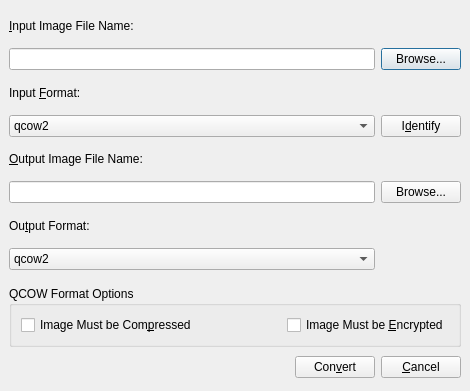
<ui version="4.0" >
 <author>Andrey Rijov</author>
 <class>Convert_HDD_Image_Window</class>
 <widget class="QDialog" name="Convert_HDD_Image_Window" >
  <property name="geometry" >
   <rect>
    <x>0</x>
    <y>0</y>
    <width>470</width>
    <height>391</height>
   </rect>
  </property>
  <property name="windowTitle" >
   <string>Convert HDD Image</string>
  </property>
  <property name="windowIcon" >
   <iconset resource="images.qrc" >
    <normaloff>:/hdd.png</normaloff>:/hdd.png</iconset>
  </property>
  <layout class="QGridLayout" name="gridLayout" >
   <item row="0" column="0" >
    <widget class="QLabel" name="Label_Base_File_Name" >
     <property name="text" >
      <string>&amp;Input Image File Name:</string>
     </property>
     <property name="buddy" >
      <cstring>Edit_Base_File_Name</cstring>
     </property>
    </widget>
   </item>
   <item row="1" column="0" >
    <widget class="QLineEdit" name="Edit_Base_File_Name" />
   </item>
   <item row="1" column="1" >
    <widget class="QPushButton" name="Button_Browse_Base" >
     <property name="text" >
      <string>Browse...</string>
     </property>
    </widget>
   </item>
   <item row="2" column="0" >
    <widget class="QLabel" name="Label_Input_Format" >
     <property name="text" >
      <string>Input &amp;Format:</string>
     </property>
     <property name="buddy" >
      <cstring>CB_Input_Format</cstring>
     </property>
    </widget>
   </item>
   <item row="3" column="0" >
    <widget class="QComboBox" name="CB_Input_Format" >
     <property name="maxCount" >
      <number>32</number>
     </property>
     <item>
      <property name="text" >
       <string>qcow2</string>
      </property>
     </item>
     <item>
      <property name="text" >
       <string>qcow</string>
      </property>
     </item>
     <item>
      <property name="text" >
       <string>vmdk</string>
      </property>
     </item>
     <item>
      <property name="text" >
       <string>cow</string>
      </property>
     </item>
     <item>
      <property name="text" >
       <string>raw</string>
      </property>
     </item>
     <item>
      <property name="text" >
       <string>cloop</string>
      </property>
     </item>
    </widget>
   </item>
   <item row="3" column="1" >
    <widget class="QPushButton" name="Button_Identify" >
     <property name="text" >
      <string>I&amp;dentify</string>
     </property>
    </widget>
   </item>
   <item row="4" column="0" >
    <widget class="QLabel" name="Label_Output_File_Name" >
     <property name="text" >
      <string>&amp;Output Image File Name:</string>
     </property>
     <property name="buddy" >
      <cstring>Edit_Output_File_Name</cstring>
     </property>
    </widget>
   </item>
   <item row="5" column="0" >
    <widget class="QLineEdit" name="Edit_Output_File_Name" />
   </item>
   <item row="5" column="1" >
    <widget class="QPushButton" name="Button_Browse_Output" >
     <property name="text" >
      <string>Browse...</string>
     </property>
    </widget>
   </item>
   <item row="6" column="0" >
    <widget class="QLabel" name="Label_Output_Format" >
     <property name="text" >
      <string>Ou&amp;tput Format:</string>
     </property>
     <property name="buddy" >
      <cstring>CB_Output_Format</cstring>
     </property>
    </widget>
   </item>
   <item row="7" column="0" >
    <widget class="QComboBox" name="CB_Output_Format" >
     <property name="maxCount" >
      <number>32</number>
     </property>
     <item>
      <property name="text" >
       <string>qcow2</string>
      </property>
     </item>
     <item>
      <property name="text" >
       <string>qcow</string>
      </property>
     </item>
     <item>
      <property name="text" >
       <string>vmdk</string>
      </property>
     </item>
     <item>
      <property name="text" >
       <string>cow</string>
      </property>
     </item>
     <item>
      <property name="text" >
       <string>raw</string>
      </property>
     </item>
     <item>
      <property name="text" >
       <string>cloop</string>
      </property>
     </item>
    </widget>
   </item>
   <item row="8" column="0" >
    <spacer name="verticalSpacer" >
     <property name="orientation" >
      <enum>Qt::Vertical</enum>
     </property>
     <property name="sizeType" >
      <enum>QSizePolicy::Fixed</enum>
     </property>
     <property name="sizeHint" stdset="0" >
      <size>
       <width>200</width>
       <height>10</height>
      </size>
     </property>
    </spacer>
   </item>
   <item row="9" column="0" colspan="2" >
    <widget class="QGroupBox" name="GB_QCOW_Options" >
     <property name="title" >
      <string>QCOW Format Options</string>
     </property>
     <layout class="QGridLayout" >
      <property name="margin" >
       <number>9</number>
      </property>
      <property name="spacing" >
       <number>6</number>
      </property>
      <item row="0" column="1" >
       <spacer>
        <property name="orientation" >
         <enum>Qt::Horizontal</enum>
        </property>
        <property name="sizeHint" stdset="0" >
         <size>
          <width>40</width>
          <height>20</height>
         </size>
        </property>
       </spacer>
      </item>
      <item row="0" column="0" >
       <widget class="QCheckBox" name="CH_Compressed" >
        <property name="text" >
         <string>Image Must be Com&amp;pressed</string>
        </property>
       </widget>
      </item>
      <item row="0" column="2" >
       <widget class="QCheckBox" name="CH_Encrypted" >
        <property name="text" >
         <string>Image Must be &amp;Encrypted</string>
        </property>
       </widget>
      </item>
     </layout>
    </widget>
   </item>
   <item row="10" column="0" colspan="2" >
    <layout class="QHBoxLayout" name="horizontalLayout" >
     <property name="spacing" >
      <number>6</number>
     </property>
     <item>
      <spacer>
       <property name="orientation" >
        <enum>Qt::Horizontal</enum>
       </property>
       <property name="sizeHint" stdset="0" >
        <size>
         <width>141</width>
         <height>29</height>
        </size>
       </property>
      </spacer>
     </item>
     <item>
      <widget class="QPushButton" name="Button_Convert" >
       <property name="text" >
        <string>Con&amp;vert</string>
       </property>
       <property name="icon" >
        <iconset resource="images.qrc" >
         <normaloff>:/go.png</normaloff>:/go.png</iconset>
       </property>
      </widget>
     </item>
     <item>
      <widget class="QPushButton" name="Button_Cancel" >
       <property name="text" >
        <string>&amp;Cancel</string>
       </property>
       <property name="icon" >
        <iconset resource="images.qrc" >
         <normaloff>:/cancel.png</normaloff>:/cancel.png</iconset>
       </property>
      </widget>
     </item>
    </layout>
   </item>
  </layout>
 </widget>
 <layoutdefault spacing="6" margin="9" />
 <tabstops>
  <tabstop>Edit_Base_File_Name</tabstop>
  <tabstop>Button_Browse_Base</tabstop>
  <tabstop>CB_Input_Format</tabstop>
  <tabstop>Button_Identify</tabstop>
  <tabstop>Edit_Output_File_Name</tabstop>
  <tabstop>Button_Browse_Output</tabstop>
  <tabstop>CB_Output_Format</tabstop>
  <tabstop>CH_Compressed</tabstop>
  <tabstop>CH_Encrypted</tabstop>
  <tabstop>Button_Convert</tabstop>
  <tabstop>Button_Cancel</tabstop>
 </tabstops>
 <resources>
  <include location="images.qrc" />
 </resources>
 <connections>
  <connection>
   <sender>Button_Cancel</sender>
   <signal>clicked()</signal>
   <receiver>Convert_HDD_Image_Window</receiver>
   <slot>reject()</slot>
   <hints>
    <hint type="sourcelabel" >
     <x>457</x>
     <y>379</y>
    </hint>
    <hint type="destinationlabel" >
     <x>137</x>
     <y>315</y>
    </hint>
   </hints>
  </connection>
 </connections>
</ui>
